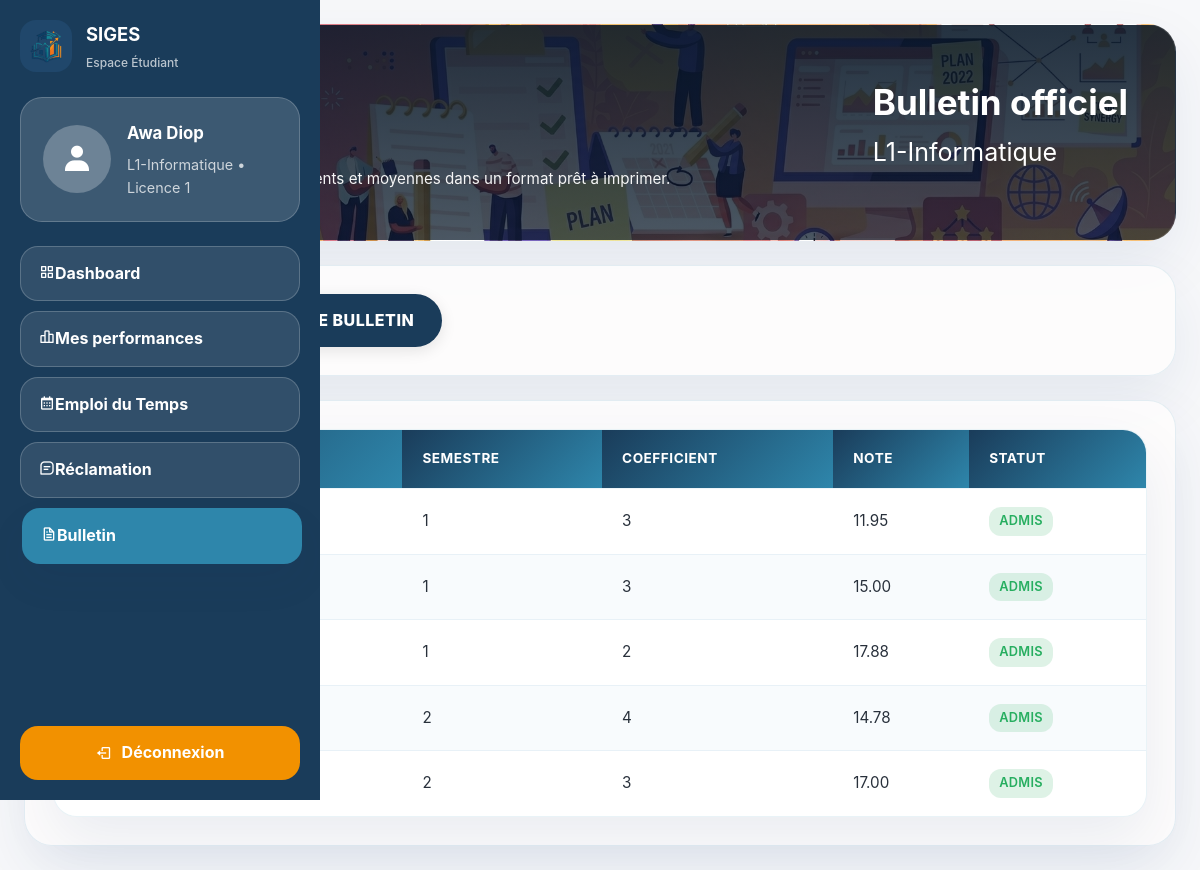
The page /views/etudiant/bulletin.php (signed in) on the database as committed earlier.
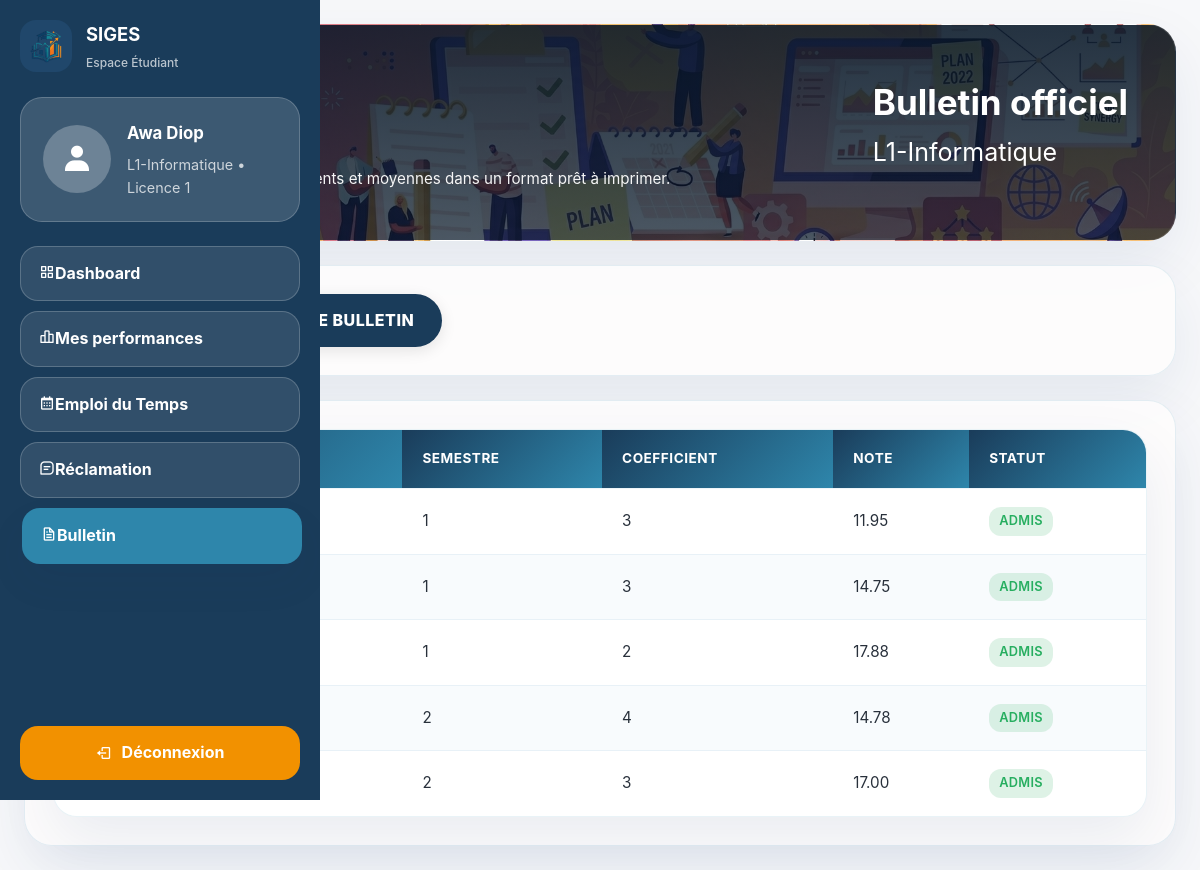
The same page on the database as committed later.
### tables this page shows
CREATE TABLE `effectue` (
  `id_Etudiant` int(11) NOT NULL,
  `Id_Evaluation` int(11) NOT NULL,
  `note` decimal(5,2) DEFAULT NULL
);

CREATE TABLE `evaluation` (
  `Id_Evaluation` int(11) NOT NULL,
  `date_eval` date NOT NULL,
  `semestre` int(11) NOT NULL,
  `Id_Matiere` int(11) NOT NULL,
  `Id_Professeur` int(11) NOT NULL
);

CREATE TABLE `matiere` (
  `Id_Matiere` int(11) NOT NULL,
  `libelle` varchar(100) NOT NULL,
  `coefficient` int(11) NOT NULL
);

### models/Student.php (called while the page is built, shortened)
<?php
class Student {
    private $conn;
    private $table_name = "etudiant";
    public function __construct($db) {
        $this->conn = $db;
    }
    public function getProfileByLogin($login) {
        $query = "SELECT e.*, c.libelle as nom_classe, c.niveau
                  FROM " . $this->table_name . " e
                  JOIN classe c ON e.Id_Classe = c.Id_Classe
                  WHERE e.login = :login";
        $stmt = $this->conn->prepare($query);
        $stmt->bindParam(':login', $login);
        $stmt->execute();
        return $stmt->fetch(PDO::FETCH_ASSOC);
    }
}
?>

### models/Grade.php (called while the page is built, shortened)
<?php
class Grade {
    private $conn;
    public function __construct($db) {
        $this->conn = $db;
    }
    public function getStudentGrades($id_etudiant) {
        $query = "SELECT ev.Id_Evaluation, m.libelle as matiere, m.coefficient, eff.note, ev.semestre
                  FROM effectue eff
                  JOIN evaluation ev ON eff.Id_Evaluation = ev.Id_Evaluation
                  JOIN matiere m ON ev.Id_Matiere = m.Id_Matiere
                  WHERE eff.id_Etudiant = :id
                  ORDER BY ev.semestre ASC, m.libelle ASC";
        $stmt = $this->conn->prepare($query);
        $stmt->bindParam(':id', $id_etudiant);
        $stmt->execute();
        return $stmt->fetchAll(PDO::FETCH_ASSOC);
    }
}
?>

### views/etudiant/bulletin.php (the view, shortened to what the changed rows need)
<?php
require_once '../../models/Student.php';
require_once '../../models/Grade.php';
$database = new Database();
$db = $database->getConnection();
$studentModel = new Student($db);
$gradeModel = new Grade($db);
$studentData = $studentModel->getProfileByLogin($_SESSION['user_login']);
$id_etudiant = $studentData['id_Etudiant'];
$grades = $gradeModel->getStudentGrades($id_etudiant);
?>
<!DOCTYPE html>
<html lang="fr">
<head>
    <link rel="stylesheet" href="../../assets/css/style.css">
    <link rel="stylesheet" href="https://cdn.jsdelivr.net/npm/boxicons@2.1.4/css/boxicons.min.css">
</head>
<body>
    <div class="student-shell">
        <aside class="student-sidebar">
            <div class="profile-box">
                <div class="profile-info">
                    <h2><?= htmlspecialchars($studentData['prenom'] . ' ' . $studentData['nom']) ?></h2>
                </div>
            </div>
        </aside>
        <main class="student-main">
            <section class="page-header page-header-dashboard">
                <div>
                    <h1>Mes résultats</h1>
                </div>
            </section>
            <section class="section-block">
                <div class="table-card">
                    <table>
                        <thead>
                            <tr>
                                <th>Matière</th>
                                <th>Semestre</th>
                                <th>Coefficient</th>
                                <th>Note</th>
                                <th>Statut</th>
                            </tr>
                        </thead>
                        <tbody>
                            <?php if (count($grades) > 0): ?>
                                <?php foreach ($grades as $grade): ?>
                                    <?php
                                        $note = is_numeric($grade['note']) ? floatval($grade['note']) : 0;
                                        $status = $note >= 10 ? 'Admis' : 'Ajourne';
                                        $statusClass = $note >= 10 ? 'badge-success' : 'badge-danger';
                                    ?>
                                    <tr>
                                        <td><?= htmlspecialchars($grade['matiere']) ?></td>
                                        <td><?= htmlspecialchars($grade['semestre']) ?></td>
                                        <td><?= htmlspecialchars($grade['coefficient']) ?></td>
                                        <td><?= htmlspecialchars($grade['note']) ?></td>
                                        <td><span class="badge <?= $statusClass ?>"><?= $status ?></span></td>
                                    </tr>
                                <?php endforeach; ?>
                            <?php else: ?>
                                <tr>
                                    <td colspan="5" style="text-align:center; padding: 40px;">Aucune note disponible pour le moment.</td>
                                </tr>
                            <?php endif; ?>
                        </tbody>
                    </table>
                </div>
            </section>
        </main>
    </div>
</body>
</html>

Rows that differ between the two databases and show on the page:
changed effectue (number 2 of 5 on the later page): note "15.00" → "14.75"
